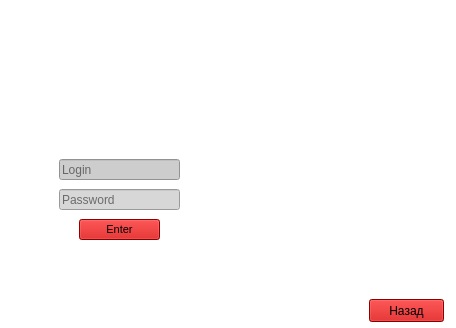
<?xml version="1.0" encoding="UTF-8"?>
<ui version="4.0">
 <class>Form</class>
 <widget class="QWidget" name="Form">
  <property name="geometry">
   <rect>
    <x>0</x>
    <y>0</y>
    <width>456</width>
    <height>328</height>
   </rect>
  </property>
  <property name="windowTitle">
   <string>Form</string>
  </property>
  <property name="styleSheet">
   <string notr="true">background-color: rgb(255, 255, 255);</string>
  </property>
  <widget class="QWidget" name="widget" native="true">
   <property name="geometry">
    <rect>
     <x>9</x>
     <y>9</y>
     <width>451</width>
     <height>321</height>
    </rect>
   </property>
   <widget class="QLabel" name="label">
    <property name="geometry">
     <rect>
      <x>-20</x>
      <y>-20</y>
      <width>481</width>
      <height>351</height>
     </rect>
    </property>
    <property name="text">
     <string/>
    </property>
    <property name="pixmap">
     <pixmap>1637640138_43-hdpic-club-p-poezda-na-belom-fone-63.jpg</pixmap>
    </property>
    <property name="scaledContents">
     <bool>true</bool>
    </property>
    <property name="margin">
     <number>14</number>
    </property>
    <property name="indent">
     <number>3</number>
    </property>
   </widget>
   <widget class="QLineEdit" name="lineEdit">
    <property name="geometry">
     <rect>
      <x>50</x>
      <y>150</y>
      <width>121</width>
      <height>21</height>
     </rect>
    </property>
    <property name="font">
     <font>
      <pointsize>9</pointsize>
     </font>
    </property>
    <property name="styleSheet">
     <string notr="true">border-color: rgb(0, 0, 0);
background-color: rgb(205, 205, 205);</string>
    </property>
    <property name="placeholderText">
     <string>Login</string>
    </property>
   </widget>
   <widget class="QPushButton" name="pushButton">
    <property name="geometry">
     <rect>
      <x>70</x>
      <y>210</y>
      <width>81</width>
      <height>21</height>
     </rect>
    </property>
    <property name="font">
     <font>
      <pointsize>8</pointsize>
     </font>
    </property>
    <property name="styleSheet">
     <string notr="true">background-color: rgb(199, 0, 0);</string>
    </property>
    <property name="text">
     <string>Enter</string>
    </property>
   </widget>
   <widget class="QLineEdit" name="lineEdit_2">
    <property name="geometry">
     <rect>
      <x>50</x>
      <y>180</y>
      <width>121</width>
      <height>21</height>
     </rect>
    </property>
    <property name="font">
     <font>
      <pointsize>9</pointsize>
     </font>
    </property>
    <property name="styleSheet">
     <string notr="true">background-color: rgb(215, 215, 215);</string>
    </property>
    <property name="placeholderText">
     <string>Password</string>
    </property>
   </widget>
   <widget class="QLabel" name="label_2">
    <property name="geometry">
     <rect>
      <x>30</x>
      <y>20</y>
      <width>51</width>
      <height>51</height>
     </rect>
    </property>
    <property name="text">
     <string/>
    </property>
    <property name="pixmap">
     <pixmap>logo-rgd.png</pixmap>
    </property>
    <property name="scaledContents">
     <bool>true</bool>
    </property>
   </widget>
   <widget class="QPushButton" name="backButton">
    <property name="geometry">
     <rect>
      <x>360</x>
      <y>290</y>
      <width>75</width>
      <height>23</height>
     </rect>
    </property>
    <property name="styleSheet">
     <string notr="true">background-color: rgb(199, 0, 0);</string>
    </property>
    <property name="text">
     <string>Назад</string>
    </property>
   </widget>
  </widget>
 </widget>
 <resources/>
 <connections/>
</ui>
